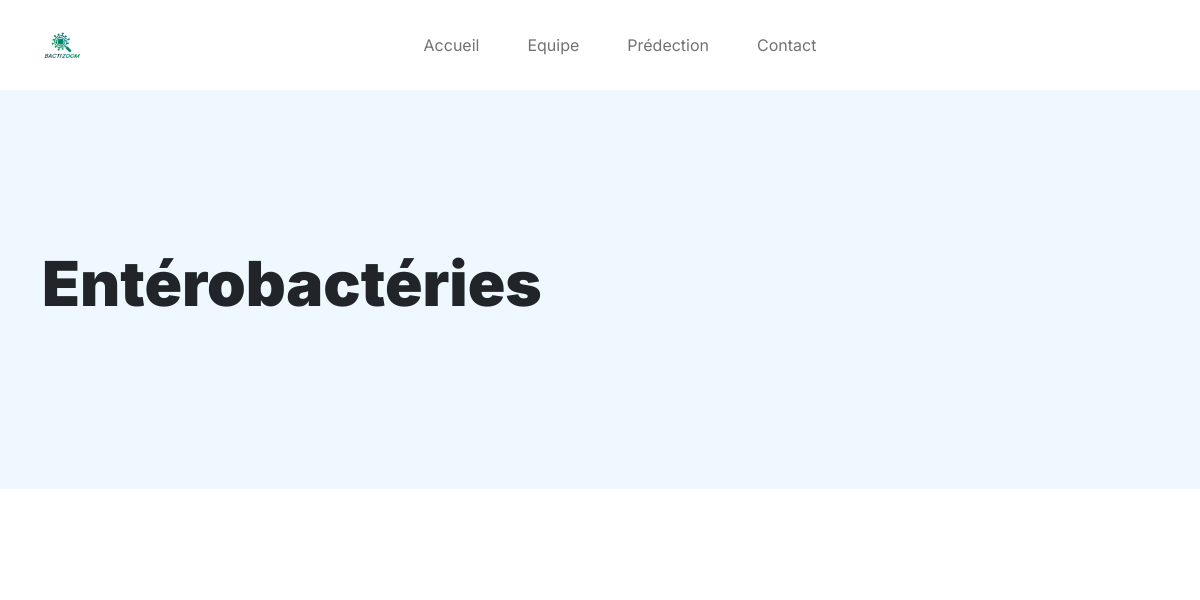
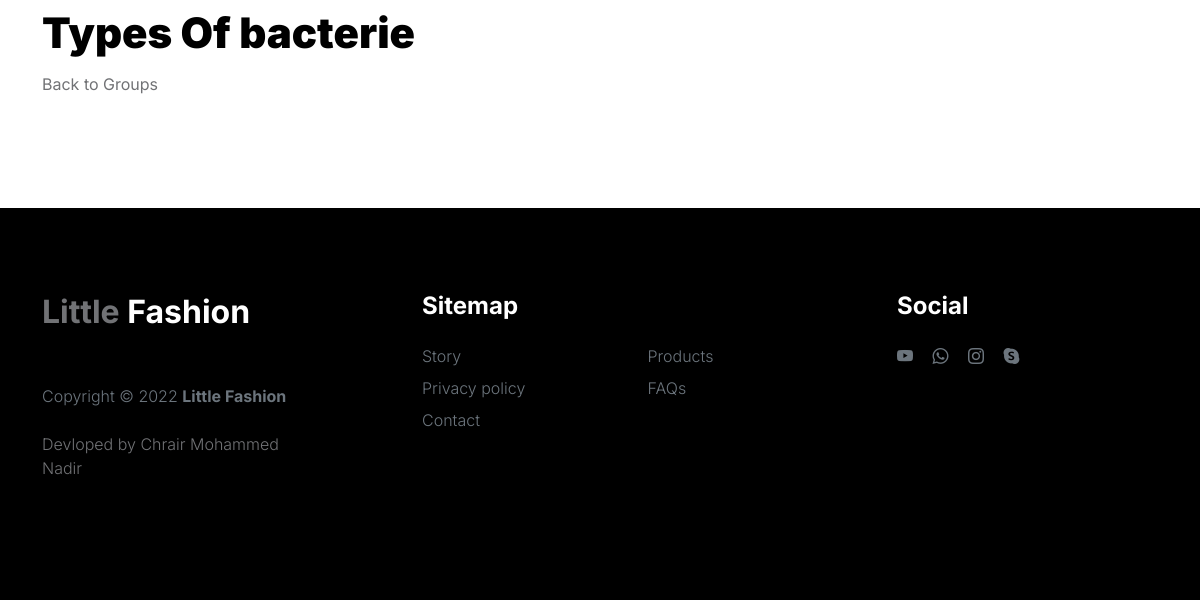
The page /group/3/bacteries/ on the database as committed earlier (2 pictures, top to bottom).
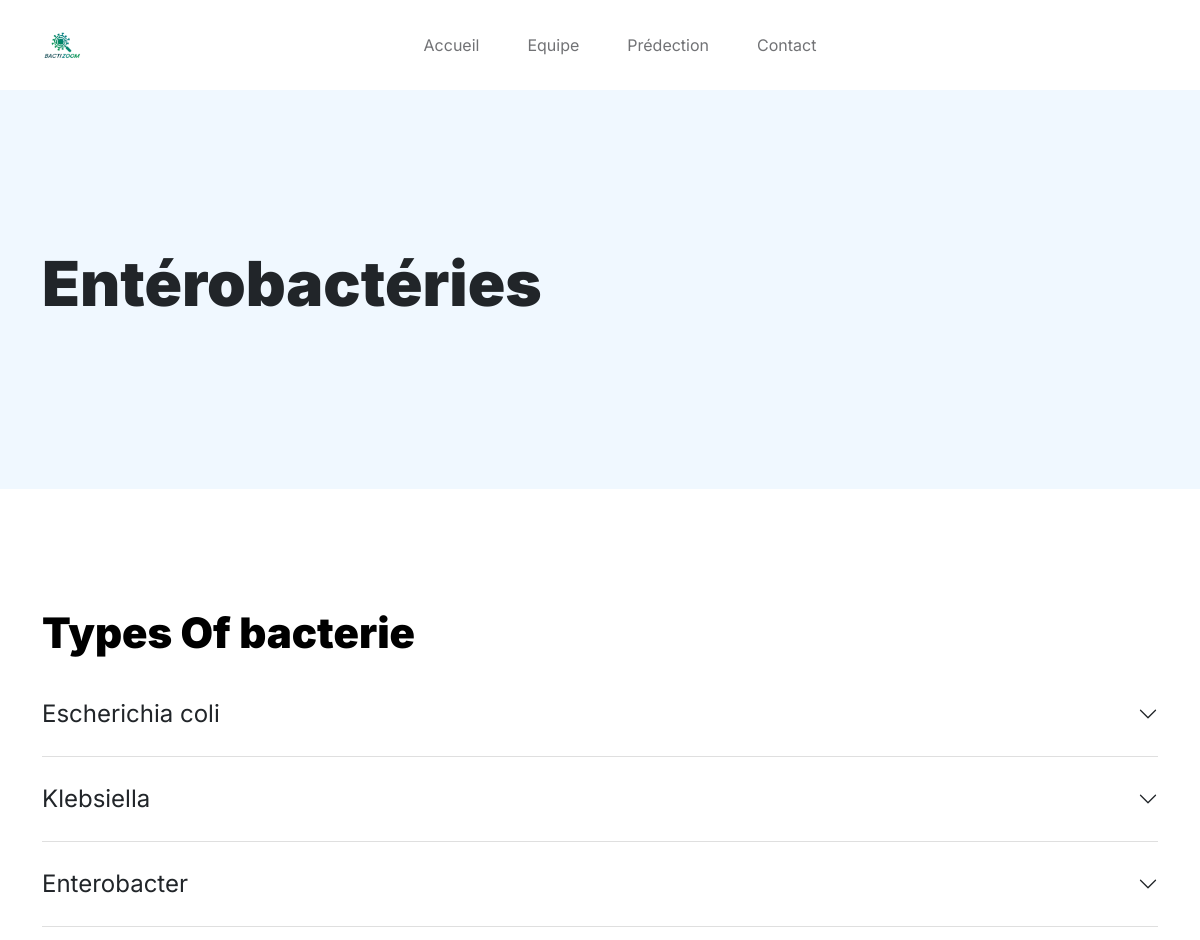
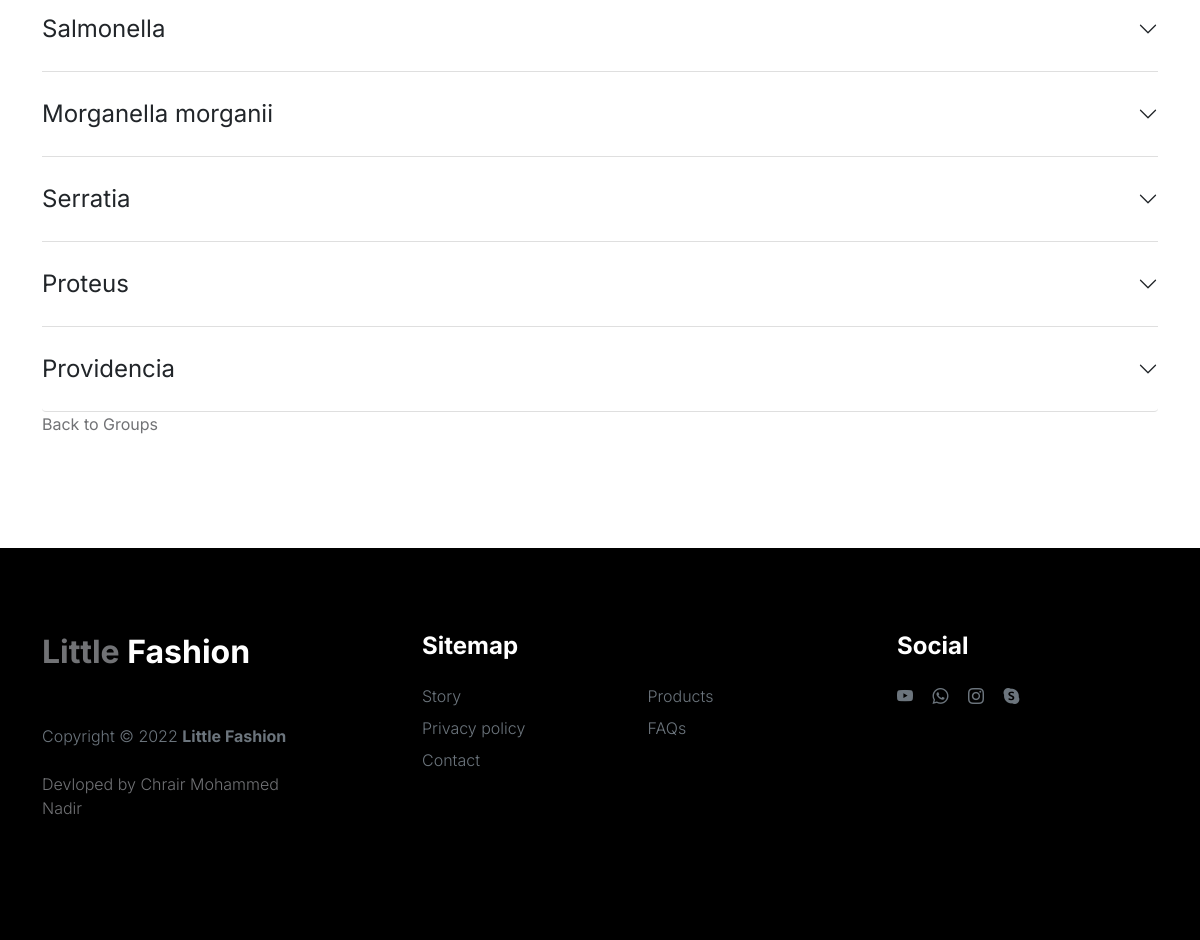
The same page on the database as committed later (2 pictures, top to bottom).
### myapp/models.py (models this page shows, shortened)
class GroupBacterie(models.Model):
    service = models.ForeignKey(Service, on_delete=models.CASCADE, related_name='groups')
    name = models.CharField(max_length=100)
    image1 = models.ImageField(upload_to='group_bacterie_images/', blank=True, null=True)

class Bacterie(models.Model):
    group = models.ForeignKey(GroupBacterie, on_delete=models.CASCADE, related_name='bacteries')
    name = models.CharField(max_length=100)
    explanation = models.TextField()
    image1 = models.ImageField(upload_to='bacterie_images/', blank=True, null=True)
    image2 = models.ImageField(upload_to='bacterie_images/', blank=True, null=True)
    image3 = models.ImageField(upload_to='bacterie_images/', blank=True, null=True)
    image4 = models.ImageField(upload_to='bacterie_images/', blank=True, null=True)
    image5 = models.ImageField(upload_to='bacterie_images/', blank=True, null=True)
    image6 = models.ImageField(upload_to='bacterie_images/', blank=True, null=True)
    image7 = models.ImageField(upload_to='bacterie_images/', blank=True, null=True)
    image8 = models.ImageField(upload_to='bacterie_images/', blank=True, null=True)

### myapp/views.py (the view)
# urls.py: path('group/<int:group_id>/bacteries/', views.bactirie, name='bactirie'),
def bactirie(request,group_id):
    group = get_object_or_404(GroupBacterie, id=group_id)
    bacteries = group.bacteries.all()
    return render(request, 'bactirie.html',{'group': group, 'bacteries': bacteries})

### Templates/bactirie.html (shortened to what this page needs)
{% extends 'statefiles/base.html' %} {% load static %}
{% block content %}
<header class="site-header section-padding-img site-header-image">
  <div class="container">
    <div class="row">
      <div class="col-lg-6 col-12 header-info">
        <h1>
          <span class="d-block text-dark">{{ group.name }}</span>
        </h1>
      </div>
    </div>
  </div>
</header>
<section class="featured-product section-padding">
  <div class="container">
    <div class="row">
      <h2>Types Of bacterie</h2>
      <div class="accordion" id="accordionGeneral">
        {% for bacterie in bacteries %}
        <div class="accordion-item">
          <h2 class="accordion-header" id="heading{{ bacterie.id }}">
            <button
              class="accordion-button collapsed"
              type="button"
              data-bs-toggle="collapse"
              data-bs-target="#collapse{{ bacterie.id }}"
              aria-expanded="false"
              aria-controls="collapse{{ bacterie.id }}"
            >
              {{ bacterie.name }}
            </button>
          </h2>
        </div>
        {% endfor %}
      </div>
      <a href="{% url 'groupebactirie' group.service.id %}">Back to Groups</a>
    </div>
  </div>
</section>
{% endblock %}

### Templates/statefiles/base.html (shortened to what this page needs)
{% load static %}
<!DOCTYPE html>
<html lang="en">
  <head>
    <link href="{% static 'css/bootstrap.min.css' %}    " rel="stylesheet" />
    <link href="{% static 'css/bootstrap-icons.css' %}" rel="stylesheet" />
    <link rel="stylesheet" href="{%  static 'css/slick.css' %}" />
    <link
      href="{%  static 'css/tooplate-little-fashion.css' %}"
      rel="stylesheet"
    />
  </head>
  <body>
    <nav class="navbar navbar-expand-lg">
      <div class="container">
        <a class="navbar-brand" href="index.html">
          <img
            src="{%  static 'images/logologo.jpg' %}"
            alt="Biology Mascara Logo"
            style="height: 40px"
          />
        </a>
        <div class="collapse navbar-collapse" id="navbarNav">
          <ul class="navbar-nav mx-auto">
            <li class="nav-item">
              <a class="nav-link" href="{% url 'index'  %}">Accueil</a>
            </li>
            <li class="nav-item">
              <a class="nav-link" href="{% url 'teams'  %}">Equipe</a>
            </li>
            <li class="nav-item">
              <a class="nav-link" href="{% url 'predection' %}">Prédection</a>
            </li>
            <li class="nav-item">
              <a class="nav-link" href="{% url 'contact' %}">Contact</a>
            </li>
          </ul>
        </div>
      </div>
    </nav>
    {% block content %} {% endblock %}
    <footer class="site-footer">
      <div class="container">
        <div class="row">
          <div class="col-lg-3 col-10 me-auto mb-4">
            <h4 class="text-white mb-3">
              <a href="index.html">Little</a> Fashion
            </h4>
            <p class="copyright-text text-muted mt-lg-5 mb-4 mb-lg-0">
              Copyright © 2022 <strong>Little Fashion</strong>
            </p>
            <br />
            <p class="copyright-text">
              Devloped by
              <a href="https://www.tooplate.com/" target="_blank"
                >Chrair Mohammed Nadir</a
              >
            </p>
          </div>
          <div class="col-lg-5 col-8">
            <h5 class="text-white mb-3">Sitemap</h5>
            <ul class="footer-menu d-flex flex-wrap">
              <li class="footer-menu-item">
                <a href="about.html" class="footer-menu-link">Story</a>
              </li>
              <li class="footer-menu-item">
                <a href="#" class="footer-menu-link">Products</a>
              </li>
              <li class="footer-menu-item">
                <a href="#" class="footer-menu-link">Privacy policy</a>
              </li>
              <li class="footer-menu-item">
                <a href="#" class="footer-menu-link">FAQs</a>
              </li>
              <li class="footer-menu-item">
                <a href="#" class="footer-menu-link">Contact</a>
              </li>
            </ul>
          </div>
          <div class="col-lg-3 col-4">
            <h5 class="text-white mb-3">Social</h5>
            <ul class="social-icon">
              <li><a href="#" class="social-icon-link bi-youtube"></a></li>
              <li><a href="#" class="social-icon-link bi-whatsapp"></a></li>
              <li><a href="#" class="social-icon-link bi-instagram"></a></li>
              <li><a href="#" class="social-icon-link bi-skype"></a></li>
            </ul>
          </div>
        </div>
      </div>
    </footer>
  </body>
</html>

### myapp/static/css/tooplate-little-fashion.css (style rules this page uses)
:root { --white-color: #FFFFFF; --primary-color: #FF4400; --section-bg-color: #f0f8ff; --dark-color: #000000; --grey-color: #d0d1d1; --p-color: #717275; --body-font-family: 'Inter', sans-serif; --h5-font-size: 24px; --p-font-size: 20px; --copyright-text-font-size: 16px; --product-link-font-size: 14px; --custom-link-font-size: 12px; --font-weight-thin: 100; --font-weight-light: 300; --font-weight-normal: 400; --font-weight-bold: 700; --font-weight-black: 900; }
body, html { height: 100%; }
html { scroll-behavior: smooth; }
body { background: var(--white-color); font-family: var(--body-font-family); position: relative; }
h2, h3, h4, h5, h6 { color: var(--dark-color); line-height: inherit; }
h1, h2, h3, h4, h5, h6 { font-weight: var(--font-weight-bold); }
h1, h2 { font-weight: var(--font-weight-black); }
h1 { font-size: 64px; line-height: normal; }
h2 { font-size: 42px; }
h4 { font-size: 32px; }
h5 { font-size: 24px; }
p { color: var(--p-color); font-size: var(--p-font-size); font-weight: var(--font-weight-light); }
a, button { touch-action: manipulation; transition: all 0.3s; }
a { color: var(--p-color); text-decoration: none; }
b, strong { font-weight: var(--font-weight-bold); }
.navbar { background: var(--white-color); position: fixed; top: 0; right: 0; left: 0; padding: 25px 0; z-index: 2; will-change: transform; transition: transform 300ms linear; }
.navbar-brand { color: var(--dark-color); font-size: 24px; font-weight: var(--font-weight-light); margin: 0; padding: 0; }
.navbar-expand-lg .navbar-nav .nav-link { display: inline-block; padding: 0; margin-right: 1.5rem; margin-left: 1.5rem; }
.nav-link { color: var(--p-color); font-size: 16px; position: relative; }
.navbar .nav-link::after { position: absolute; top: 100%; left: 0; width: 100%; height: 2px; background: var(--grey-color); content: ''; opacity: 0; -webkit-transition: opacity 0.3s, -webkit-transform 0.3s; -moz-transition: opacity 0.3s, -moz-transform 0.3s; transition: opacity 0.3s, transform 0.3s; -webkit-transform: translateY(10px); -moz-transform: translateY(10px); transform: translateY(10px); }
.site-header { background-color: var(--section-bg-color); position: relative; overflow: hidden; margin-top: 86px; }
.site-header.section-padding-img { padding-top: 10rem; padding-bottom: 10rem; }
section { content-visibility: auto; contain-intrinsic-size: 700px; }
.section-padding { padding-top: 7rem; padding-bottom: 7rem; }
.accordion-item { background-color: transparent; border-top: 0; border-right: 0; border-left: 0; }
.accordion-button { background-color: transparent; box-shadow: none; }
.accordion-button { font-size: 1.5rem; font-weight: var(--font-weight-normal); padding-top: 1.5rem; padding-right: 0; padding-bottom: 1.5rem; padding-left: 0; }
.site-footer { background: var(--dark-color); padding-top: 5rem; padding-bottom: 5rem; }
.footer-menu { margin: 0; padding: 0; }
.footer-menu-item { display: block; width: 50%; }
.footer-menu-link { color: #6c757d; font-weight: var(--font-weight-light); display: inline-block; vertical-align: top; margin-top: 4px; margin-bottom: 4px; }
.site-footer .social-icon-link { margin-top: 4px; }
.copyright-text { font-size: var(--copyright-text-font-size); }
.social-icon { margin: 0; padding: 0; }
.social-icon li { list-style: none; display: inline-block; vertical-align: top; }
.social-icon-link { color: #6c757d; font-size: 1rem; display: inline-block; vertical-align: top; margin-bottom: 4px; margin-right: 15px; }
@media screen and (max-width: 1200px) { h1 { font-size: 62px; } }

Rows that differ between the two databases and show on the page:
added Bacterie: name "Escherichia coli"
added Bacterie: name "Klebsiella"
added Bacterie: name "Enterobacter"
added Bacterie: name "Salmonella"
added Bacterie: name "Morganella morganii"
added Bacterie: name "Serratia"
added Bacterie: name "Proteus"
added Bacterie: name "Providencia"
